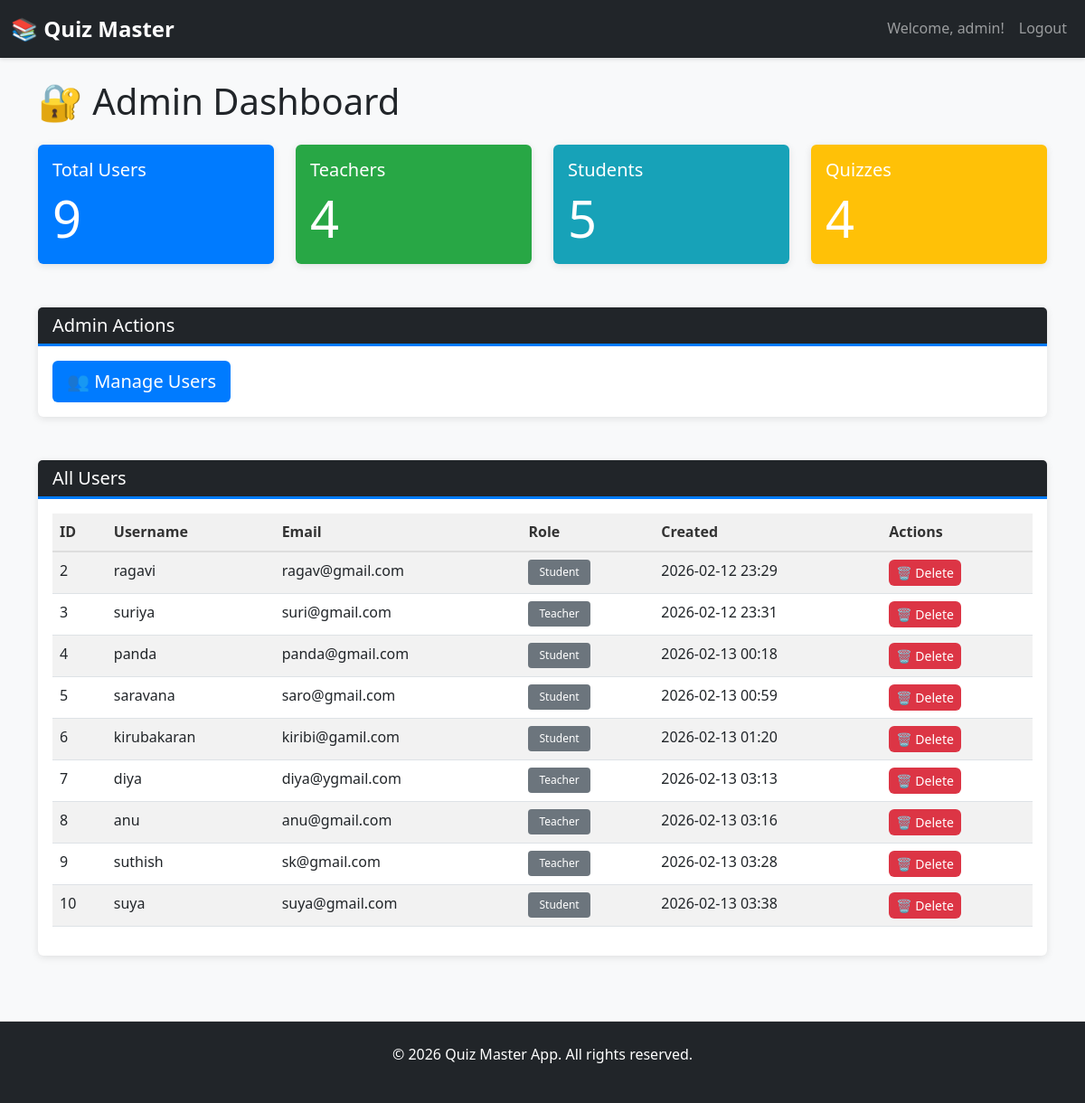
The app's page /admin/dashboard (signed in) with its own data.
### controller/models.py (models this page shows, shortened)
class User(db.Model):
    id = db.Column(db.Integer, primary_key=True)
    username = db.Column(db.String(100), unique=True, nullable=False)
    email = db.Column(db.String(100), unique=True, nullable=False)
    password = db.Column(db.String(200), nullable=False)
    created_at = db.Column(db.DateTime, default=datetime.utcnow)
    roles = db.relationship('Role', secondary=user_role, backref='users')
    quizzes = db.relationship('Quiz', backref='teacher', lazy=True, foreign_keys='Quiz.teacher_id')
    student_answers = db.relationship('StudentAnswer', backref='student', lazy=True)
    def get_role_name(self):
        if self.roles:
            return self.roles[0].rolename
        return None

class Role(db.Model):
    id = db.Column(db.Integer, primary_key=True)
    rolename = db.Column(db.String(50), unique=True)

### app.py (the view)
@app.route('/admin/dashboard')
@role_required('Admin')
def admin_dashboard():
    total_users = User.query.count() - 1  # Exclude admin
    total_teachers = db.session.query(User).join(User.roles).filter(Role.rolename == 'Teacher').count()
    total_students = db.session.query(User).join(User.roles).filter(Role.rolename == 'Student').count()
    total_quizzes = Quiz.query.count()
    users = User.query.all()
    return render_template('admin_dashboard.html',
                         total_users=total_users,
                         total_teachers=total_teachers,
                         total_students=total_students,
                         total_quizzes=total_quizzes,
                         users=users)

### app.py (called while the page is built)
def role_required(role_name):
    def decorator(f):
        @wraps(f)
        def decorated_function(*args, **kwargs):
            if 'user_id' not in session:
                flash('Please login first', 'warning')
                return redirect(url_for('login'))
            user = User.query.get(session['user_id'])
            if not user or user.get_role_name() != role_name:
                flash('Access denied', 'danger')
                return redirect(url_for('login'))
            return f(*args, **kwargs)
        return decorated_function
    return decorator

### templates/admin_dashboard.html (shortened to what this page needs)
{% extends "base.html" %}
{% block content %}
<h1 class="mb-4">🔐 Admin Dashboard</h1>
<div class="row mb-4">
    <div class="col-md-3">
        <div class="card text-white bg-primary">
            <div class="card-body">
                <h5 class="card-title">Total Users</h5>
                <p class="card-text display-4">{{ total_users }}</p>
            </div>
        </div>
    </div>
    <div class="col-md-3">
        <div class="card text-white bg-success">
            <div class="card-body">
                <h5 class="card-title">Teachers</h5>
                <p class="card-text display-4">{{ total_teachers }}</p>
            </div>
        </div>
    </div>
    <div class="col-md-3">
        <div class="card text-white bg-info">
            <div class="card-body">
                <h5 class="card-title">Students</h5>
                <p class="card-text display-4">{{ total_students }}</p>
            </div>
        </div>
    </div>
    <div class="col-md-3">
        <div class="card text-white bg-warning">
            <div class="card-body">
                <h5 class="card-title">Quizzes</h5>
                <p class="card-text display-4">{{ total_quizzes }}</p>
            </div>
        </div>
    </div>
</div>
<div class="row mb-4">
    <div class="col-md-12">
        <div class="card">
            <div class="card-header bg-dark text-white">
                <h5 class="mb-0">Admin Actions</h5>
            </div>
            <div class="card-body">
                <a href="{{ url_for('admin_users') }}" class="btn btn-primary btn-lg me-2">
                    👥 Manage Users
                </a>
            </div>
        </div>
    </div>
</div>
<div class="row">
    <div class="col-md-12">
        <div class="card">
            <div class="card-header bg-dark text-white">
                <h5 class="mb-0">All Users</h5>
            </div>
            <div class="card-body">
                {% if users %}
                <div class="table-responsive">
                    <table class="table table-striped table-hover">
                        <thead>
                            <tr>
                                <th>ID</th>
                                <th>Username</th>
                                <th>Email</th>
                                <th>Role</th>
                                <th>Created</th>
                                <th>Actions</th>
                            </tr>
                        </thead>
                        <tbody>
                            {% for user in users %}
                            {% if user.id != 1 %}
                            <tr>
                                <td>{{ user.id }}</td>
                                <td>{{ user.username }}</td>
                                <td>{{ user.email }}</td>
                                <td>
                                    {% if user.get_role_name() %}
                                    <span class="badge bg-secondary">{{ user.get_role_name() }}</span>
                                    {% endif %}
                                </td>
                                <td>{{ user.created_at.strftime('%Y-%m-%d %H:%M') if user.created_at else 'N/A' }}</td>
                                <td>
                                    <form method="POST" action="{{ url_for('delete_user', user_id=user.id) }}" style="display:inline;" onsubmit="return confirm('Are you sure?');">
                                        <button type="submit" class="btn btn-danger btn-sm">🗑️ Delete</button>
                                    </form>
                                </td>
                            </tr>
                            {% endif %}
                            {% endfor %}
                        </tbody>
                    </table>
                </div>
                {% else %}
                <p class="text-muted">No users found.</p>
                {% endif %}
            </div>
        </div>
    </div>
</div>
{% endblock %}

### templates/base.html (shortened to what this page needs)
<!DOCTYPE html>
<html lang="en">
<head>
    <link href="https://cdn.jsdelivr.net/npm/bootstrap@5.3.0/dist/css/bootstrap.min.css" rel="stylesheet">
    <link rel="stylesheet" href="{{ url_for('static', filename='css/style.css') }}">
</head>
<body>
    <nav class="navbar navbar-expand-lg navbar-dark bg-dark">
        <div class="container-fluid">
            <a class="navbar-brand" href="/">📚 Quiz Master</a>
            <div class="collapse navbar-collapse" id="navbarNav">
                <ul class="navbar-nav ms-auto">
                    {% if session.user_id %}
                        <li class="nav-item">
                            <span class="nav-link">Welcome, {{ session.username }}!</span>
                        </li>
                        <li class="nav-item">
                            <a class="nav-link" href="{{ url_for('logout') }}">Logout</a>
                        </li>
                    {% endif %}
                </ul>
            </div>
        </div>
    </nav>
    <div class="container mt-3">
        {% block content %}{% endblock %}
    </div>
    <footer class="bg-dark text-white text-center py-4 mt-5">
        <p>&copy; 2026 Quiz Master App. All rights reserved.</p>
    </footer>
</body>
</html>

### static/css/style.css (style rules this page uses)
:root { --primary-color: #007bff; --success-color: #28a745; --warning-color: #ffc107; --danger-color: #dc3545; --info-color: #17a2b8; --dark-color: #343a40; }
* { margin: 0; padding: 0; box-sizing: border-box; }
body { background-color: #f8f9fa; font-family: 'Segoe UI', Tahoma, Geneva, Verdana, sans-serif; line-height: 1.6; }
.navbar { box-shadow: 0 2px 4px rgba(0,0,0,0.1); }
.navbar-brand { font-weight: bold; font-size: 1.5rem; }
.card { border: none; box-shadow: 0 2px 8px rgba(0,0,0,0.1); margin-bottom: 1.5rem; transition: transform 0.3s ease, box-shadow 0.3s ease; }
.card-header { border-bottom: 3px solid var(--primary-color); font-weight: 600; }
.btn { border-radius: 6px; font-weight: 500; transition: all 0.3s ease; border: none; }
.btn-primary { background-color: var(--primary-color); }
.btn-danger { background-color: var(--danger-color); }
.table { background-color: white; }
.table thead th { background-color: #f1f1f1; border-bottom: 2px solid #ddd; font-weight: 600; color: #333; }
.badge { padding: 0.5rem 0.75rem; border-radius: 4px; font-weight: 500; }
.bg-primary { background-color: var(--primary-color) !important; }
.bg-success { background-color: var(--success-color) !important; }
.bg-warning { background-color: var(--warning-color) !important; }
.bg-info { background-color: var(--info-color) !important; }
footer { margin-top: auto; border-top: 1px solid #ddd; }
.card, .alert { animation: fadeIn 0.3s ease-out; }

### records on screen
User: id "2", username "ragavi", email "ragav@gmail.com", get_role_name "Student", created_at "2026-02-12 23:29"
User: id "3", username "suriya", email "suri@gmail.com", get_role_name "Teacher", created_at "2026-02-12 23:31"
User: id "4", username "panda", email "panda@gmail.com", get_role_name "Student", created_at "2026-02-13 00:18"
User: id "5", username "saravana", email "saro@gmail.com", get_role_name "Student", created_at "2026-02-13 00:59"
User: id "6", username "kirubakaran", email "kiribi@gamil.com", get_role_name "Student", created_at "2026-02-13 01:20"
User: id "7", username "diya", email "diya@ygmail.com", get_role_name "Teacher", created_at "2026-02-13 03:13"
User: id "8", username "anu", email "anu@gmail.com", get_role_name "Teacher", created_at "2026-02-13 03:16"
User: id "9", username "suthish", email "sk@gmail.com", get_role_name "Teacher", created_at "2026-02-13 03:28"
User: id "10", username "suya", email "suya@gmail.com", get_role_name "Student", created_at "2026-02-13 03:38"

### other values on screen
{{ session.username }} "admin"
{{ total_users }} "9"
{{ total_teachers }} "4"
{{ total_students }} "5"
{{ total_quizzes }} "4"
